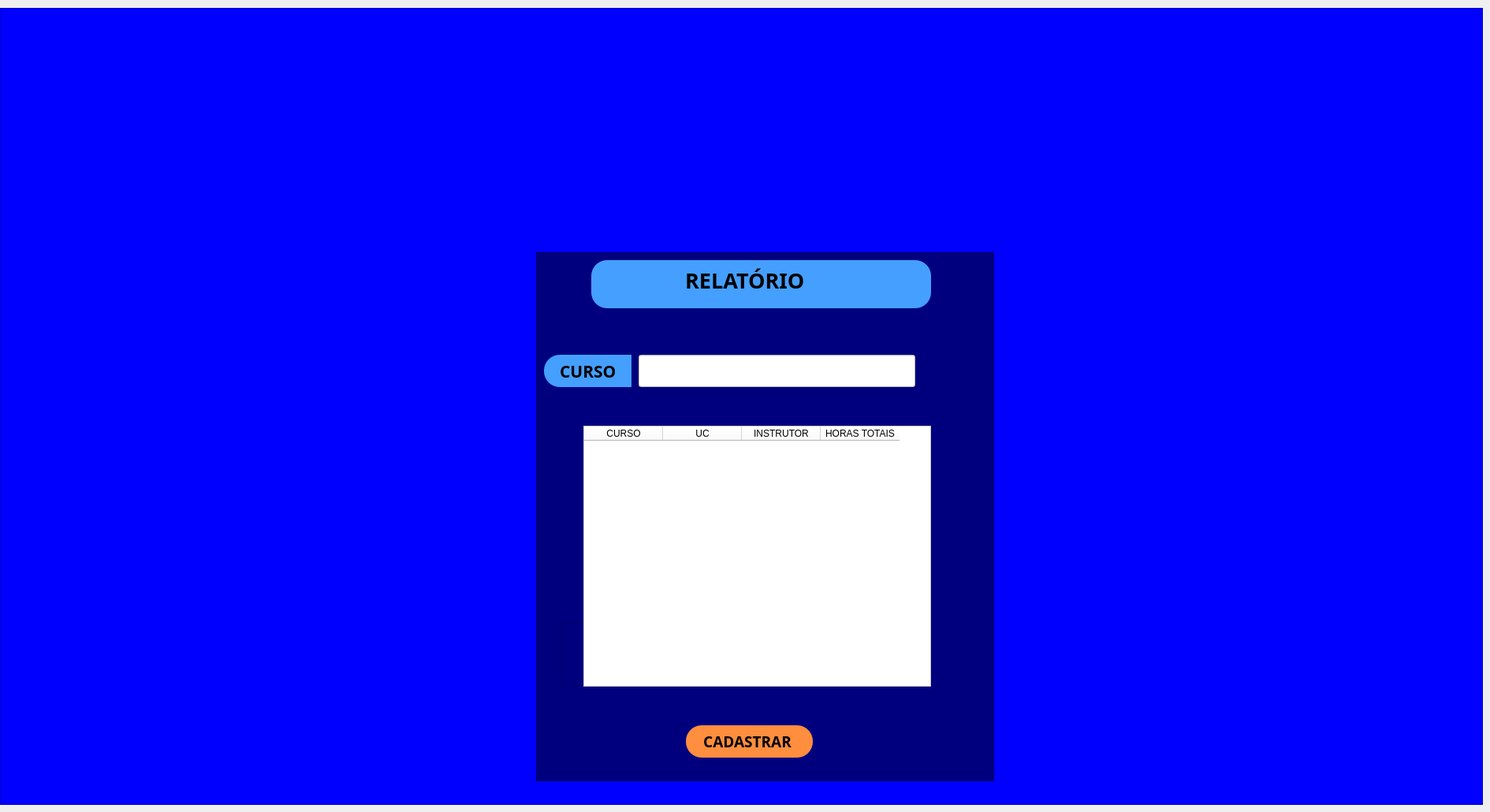
    <widget class="QWidget" name="tab_3">
     <attribute name="title">
      <string>Page</string>
     </attribute>
     <widget class="QFrame" name="frame_29">
      <property name="geometry">
       <rect>
        <x>0</x>
        <y>10</y>
        <width>1881</width>
        <height>1011</height>
       </rect>
      </property>
      <property name="styleSheet">
       <string notr="true">background-color: rgb(0, 0, 0);
background-color: rgb(0, 0, 255);</string>
      </property>
      <property name="frameShape">
       <enum>QFrame::StyledPanel</enum>
      </property>
      <property name="frameShadow">
       <enum>QFrame::Raised</enum>
      </property>
      <widget class="QLabel" name="label_25">
       <property name="geometry">
        <rect>
         <x>100</x>
         <y>10</y>
         <width>1641</width>
         <height>291</height>
        </rect>
       </property>
       <property name="text">
        <string/>
       </property>
       <property name="pixmap">
        <pixmap>../Icon, itens e etc/banner_senac_v2.png</pixmap>
       </property>
      </widget>
      <widget class="QFrame" name="frame_32">
       <property name="geometry">
        <rect>
         <x>680</x>
         <y>310</y>
         <width>581</width>
         <height>671</height>
        </rect>
       </property>
       <property name="styleSheet">
        <string notr="true">background-color: rgb(0, 0, 127);</string>
       </property>
       <property name="frameShape">
        <enum>QFrame::StyledPanel</enum>
       </property>
       <property name="frameShadow">
        <enum>QFrame::Raised</enum>
       </property>
       <widget class="QFrame" name="frame_33">
        <property name="geometry">
         <rect>
          <x>70</x>
          <y>10</y>
          <width>431</width>
          <height>61</height>
         </rect>
        </property>
        <property name="styleSheet">
         <string notr="true">background-color: rgb(69, 159, 255);
    border-radius: 20px;
</string>
        </property>
        <property name="frameShape">
         <enum>QFrame::StyledPanel</enum>
        </property>
        <property name="frameShadow">
         <enum>QFrame::Raised</enum>
        </property>
        <widget class="QLabel" name="label_26">
         <property name="geometry">
          <rect>
           <x>70</x>
           <y>0</y>
           <width>331</width>
           <height>51</height>
          </rect>
         </property>
         <property name="font">
          <font>
           <family>Arial Black</family>
           <pointsize>20</pointsize>
           <weight>75</weight>
           <bold>true</bold>
          </font>
         </property>
         <property name="text">
          <string>       RELATÓRIO</string>
         </property>
        </widget>
       </widget>
       <widget class="QFrame" name="frame_35">
        <property name="geometry">
         <rect>
          <x>30</x>
          <y>470</y>
          <width>120</width>
          <height>80</height>
         </rect>
        </property>
        <property name="frameShape">
         <enum>QFrame::StyledPanel</enum>
        </property>
        <property name="frameShadow">
         <enum>QFrame::Raised</enum>
        </property>
       </widget>
       <widget class="QPushButton" name="pushButton_4">
        <property name="geometry">
         <rect>
          <x>190</x>
          <y>600</y>
          <width>161</width>
          <height>41</height>
         </rect>
        </property>
        <property name="font">
         <font>
          <family>Arial Black</family>
          <pointsize>14</pointsize>
          <weight>75</weight>
          <bold>true</bold>
         </font>
        </property>
        <property name="styleSheet">
         <string notr="true">background-color: rgb(69, 159, 255);
background-color: rgb(255, 142, 62);
    border-radius: 20px;</string>
        </property>
        <property name="text">
         <string>CADASTRAR </string>
        </property>
       </widget>
       <widget class="QFrame" name="frame_34">
        <property name="geometry">
         <rect>
          <x>10</x>
          <y>130</y>
          <width>111</width>
          <height>41</height>
         </rect>
        </property>
        <property name="styleSheet">
         <string notr="true">background-color: rgb(69, 159, 255);
    border-radius: 20px;
</string>
        </property>
        <property name="frameShape">
         <enum>QFrame::StyledPanel</enum>
        </property>
        <property name="frameShadow">
         <enum>QFrame::Raised</enum>
        </property>
        <widget class="QLabel" name="label_27">
         <property name="geometry">
          <rect>
           <x>70</x>
           <y>0</y>
           <width>331</width>
           <height>51</height>
          </rect>
         </property>
         <property name="font">
          <font>
           <family>Arial Black</family>
           <pointsize>20</pointsize>
           <weight>75</weight>
           <bold>true</bold>
          </font>
         </property>
         <property name="text">
          <string>       RELATÓRIO</string>
         </property>
        </widget>
        <widget class="QLabel" name="label_28">
         <property name="geometry">
          <rect>
           <x>50</x>
           <y>20</y>
           <width>331</width>
           <height>51</height>
          </rect>
         </property>
         <property name="font">
          <font>
           <family>Arial Black</family>
           <pointsize>20</pointsize>
           <weight>75</weight>
           <bold>true</bold>
          </font>
         </property>
         <property name="text">
          <string>       RELATÓRIO</string>
         </property>
        </widget>
        <widget class="QLabel" name="label_29">
         <property name="geometry">
          <rect>
           <x>60</x>
           <y>20</y>
           <width>331</width>
           <height>51</height>
          </rect>
         </property>
         <property name="font">
          <font>
           <family>Arial Black</family>
           <pointsize>20</pointsize>
           <weight>75</weight>
           <bold>true</bold>
          </font>
         </property>
         <property name="text">
          <string>       RELATÓRIO</string>
         </property>
        </widget>
        <widget class="QLabel" name="label_30">
         <property name="geometry">
          <rect>
           <x>20</x>
           <y>0</y>
           <width>101</width>
           <height>41</height>
          </rect>
         </property>
         <property name="font">
          <font>
           <family>Arial Black</family>
           <pointsize>16</pointsize>
           <weight>75</weight>
           <bold>true</bold>
          </font>
         </property>
         <property name="text">
          <string>CURSO</string>
         </property>
        </widget>
       </widget>
       <widget class="QLineEdit" name="lineEdit_20">
        <property name="geometry">
         <rect>
          <x>130</x>
          <y>130</y>
          <width>351</width>
          <height>41</height>
         </rect>
        </property>
        <property name="styleSheet">
         <string notr="true">background-color: rgb(255, 255, 255);</string>
        </property>
       </widget>
       <widget class="QTableWidget" name="tableWidget">
        <property name="geometry">
         <rect>
          <x>60</x>
          <y>220</y>
          <width>441</width>
          <height>331</height>
         </rect>
        </property>
        <property name="styleSheet">
         <string notr="true">background-color: rgb(255, 255, 255);</string>
        </property>
        <column>
         <property name="text">
          <string>CURSO</string>
         </property>
        </column>
        <column>
         <property name="text">
          <string>UC</string>
         </property>
        </column>
        <column>
         <property name="text">
          <string>INSTRUTOR</string>
         </property>
        </column>
        <column>
         <property name="text">
          <string>HORAS TOTAIS</string>
         </property>
        </column>
       </widget>
      </widget>
     </widget>
    </widget>
